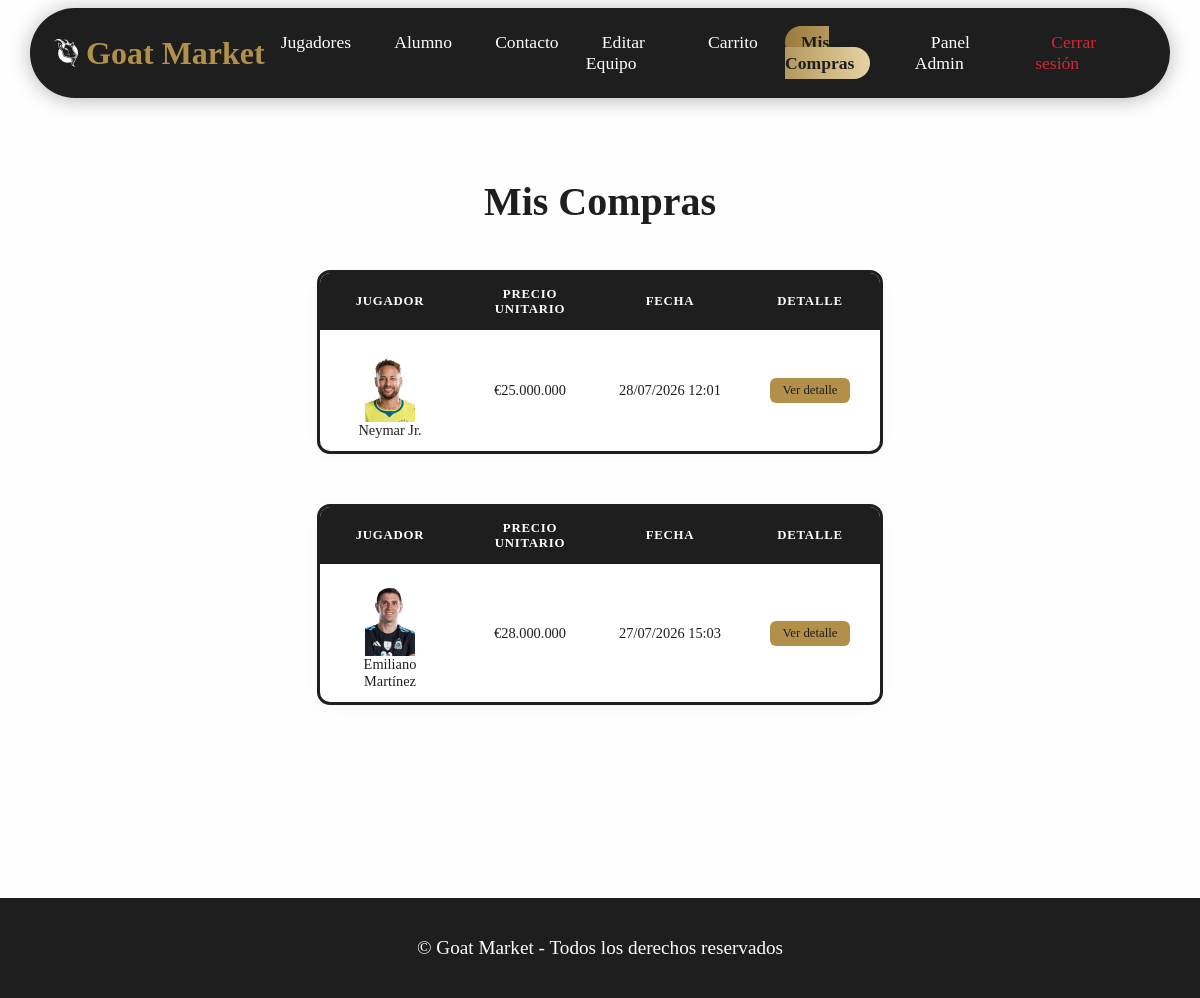
Screenshot of /?sec=mis-compras (signed in) with the database file from the repository.
### tables this page shows
CREATE TABLE `compras` (
  `id` int(10) unsigned NOT NULL AUTO_INCREMENT,
  `usuario_id` int(10) unsigned NOT NULL,
  `total` bigint(20) unsigned NOT NULL,
  `fecha` datetime NOT NULL DEFAULT current_timestamp(),
  PRIMARY KEY (`id`),
  KEY `usuario_id` (`usuario_id`),
  CONSTRAINT `compras_ibfk_1` FOREIGN KEY (`usuario_id`) REFERENCES `usuarios` (`id`) ON DELETE CASCADE
);

CREATE TABLE `detalle_compra` (
  `id` int(10) unsigned NOT NULL AUTO_INCREMENT,
  `compra_id` int(10) unsigned NOT NULL,
  `jugador_id` int(10) unsigned NOT NULL,
  `precio_unitario` smallint(5) unsigned NOT NULL,
  PRIMARY KEY (`id`),
  KEY `compra_id` (`compra_id`),
  KEY `jugador_id` (`jugador_id`),
  CONSTRAINT `detalle_compra_ibfk_1` FOREIGN KEY (`compra_id`) REFERENCES `compras` (`id`) ON DELETE CASCADE,
  CONSTRAINT `detalle_compra_ibfk_2` FOREIGN KEY (`jugador_id`) REFERENCES `jugadores` (`id`) ON DELETE CASCADE
);

CREATE TABLE `jugadores` (
  `id` int(10) unsigned NOT NULL AUTO_INCREMENT,
  `nombre_apellido` varchar(50) NOT NULL,
  `fecha_nacimiento` date NOT NULL,
  `descripcion` text DEFAULT NULL,
  `precio` smallint(5) unsigned NOT NULL,
  `imagen` varchar(50) DEFAULT NULL,
  `pais_id` int(11) DEFAULT NULL,
  PRIMARY KEY (`id`),
  KEY `pais_id` (`pais_id`),
  CONSTRAINT `pais_id` FOREIGN KEY (`pais_id`) REFERENCES `paises` (`id`) ON UPDATE CASCADE
);

### clases/Compra.php (called while the page is built, shortened)
<?php
class Compra
{
  private $fecha;
  public function getFecha() { return $this->fecha; }
  public static function getPorUsuario(int $usuario_id): array
  {
    $conexion = Conexion::getConexion();
    $query = "SELECT * FROM compras WHERE usuario_id = :usuario_id ORDER BY fecha DESC";
    $stmt = $conexion->prepare($query);
    $stmt->setFetchMode(PDO::FETCH_CLASS, self::class);
    $stmt->execute(['usuario_id' => $usuario_id]);
    return $stmt->fetchAll();
  }
  public static function getDetalles(int $compra_id): array
  {
    $conexion = Conexion::getConexion();
    $query = "SELECT dc.*, j.nombre_apellido, j.imagen
              FROM detalle_compra dc
              JOIN jugadores j ON dc.jugador_id = j.id
              WHERE dc.compra_id = :compra_id";
    $stmt = $conexion->prepare($query);
    $stmt->execute(['compra_id' => $compra_id]);
    return $stmt->fetchAll(PDO::FETCH_ASSOC);
  }
}

### vistas/mis-compras.php (the view, shortened to what this page needs)
<?php
require_once __DIR__ . "/../clases/Compra.php";
$compras = Compra::getPorUsuario($_SESSION['usuario_id']);
?>
<h2>Mis Compras</h2>
<?php if (empty($compras)): ?>
  <div class="borrar-card">
    <div class="detalles">
      <p class="confirm-text">Todavía no realizaste ninguna compra.</p>
    </div>
    <div class="acciones">
      <a class="btn-cancelar" href="?sec=inicio">Ver jugadores</a>
    </div>
  </div>
<?php else: ?>
  <?php foreach ($compras as $compra): ?>
    <?php $detalles = Compra::getDetalles($compra->getId()); ?>
    <div class="compra-card">
      <table class="tabla">
        <thead>
          <tr>
            <th>Jugador</th>
            <th>Precio unitario</th>
            <th>Fecha</th>
            <th>Detalle</th>
          </tr>
        </thead>
        <tbody>
          <?php foreach ($detalles as $d): ?>
            <tr>
              <td>
                <?php if ($d['imagen']): ?>
                  <figure>
                    <img src="assets/img/<?= rawurlencode($d['imagen']) ?>" alt="<?= htmlspecialchars($d['nombre_apellido']) ?>" width="50">
                  </figure>
                <?php endif; ?>
                <?= htmlspecialchars($d['nombre_apellido']) ?>
              </td>
              <td>€<?= number_format($d['precio_unitario'] * 1000000, 0, ',', '.') ?></td>
              <td><?= date('d/m/Y H:i', strtotime($compra->getFecha())) ?></td>
              <td><a href="?sec=detalle&id=<?= $d['jugador_id'] ?>">Ver detalle</a></td>
            </tr>
          <?php endforeach; ?>
        </tbody>
      </table>
    </div>
  <?php endforeach; ?>
<?php endif; ?>

### assets/css/style.css (style rules this page uses)
:root { --card-size: 300px; --main-color: #67b7fd; --golden-x: linear-gradient(90deg, #9A7A3B 0%, #E6D3A1 100%); --golden-y: linear-gradient(0deg, #9A7A3B 0%, #E6D3A1 100%); --golden: #b2904a; }
* { margin: 0; padding: 0; box-sizing: border-box; box-shadow: none; text-decoration: none; list-style: none; }
a { color: inherit; }
body { background-color: #fefefe; color: #1e1e1e; }
h2 { margin: auto; text-align: center; font-size: 2.5rem; margin-bottom: 2rem; }
img { height: var(--card-size); transform: scale(1) translateY(0px); transition: all cubic-bezier(0.63, 0.23, 0.00, 1.08) 1s; }
.tabla { width: 80%; max-width: 750px; outline: 3px solid #1e1e1e; border-collapse: collapse; margin: 1.5rem auto; font-size: 0.9rem; background: #fff; border-radius: 10px; overflow: hidden; box-shadow: 0 2px 16px rgba(0,0,0,0.06); }
.tabla thead { background: #1e1e1e; color: #fefefe; }
.tabla th { padding: 0.85rem 1rem; text-align: center; font-weight: 600; font-size: 0.8rem; text-transform: uppercase; letter-spacing: 0.06em; }
.tabla td { padding: 0.75rem 1rem; border-bottom: 1px solid #eee; vertical-align: middle; text-align: center; margin: auto; }
.tabla tbody tr:last-child td { border-bottom: none; }
.tabla td a { display: inline-block; padding: 0.3rem 0.8rem; border-radius: 6px; font-size: 0.8rem; font-weight: 500; background: var(--golden); color: #1e1e1e; transition: opacity 0.2s, transform 0.2s; }
.compra-card { background: rgba(255,255,255,0.05); border-radius: 8px; margin: auto; margin-bottom: 1.5rem; overflow: hidden; width: 80%; max-width: 700px; }
.compra-card .tabla { margin: 1rem auto; }
.compra-card td { width: 25%; }

### rows the page displays
detalle_compra: jugador.imagen (picture), jugador.nombre_apellido "Neymar Jr.", $d['precio_unitario']*1000000 "25.000.000", compra.fecha "28/07/2026 12:01"
detalle_compra: jugador.imagen (picture), jugador.nombre_apellido "Emiliano Martínez", $d['precio_unitario']*1000000 "28.000.000", compra.fecha "27/07/2026 15:03"

### other values shown
$value -> getTitulo() "Jugadores"
$value -> getTitulo() "Alumno"
$value -> getTitulo() "Contacto"
$value -> getTitulo() "Editar Equipo"
